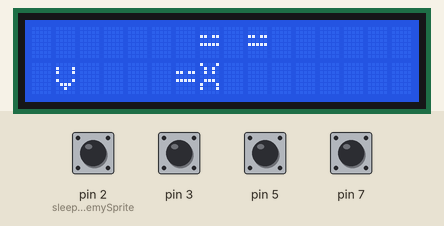
Simulated run of this sketch. Board: Arduino Uno, built with avr-gcc and run on an emulated ATmega328P. On the bench: 16×2 character LCD. The inputs (shaded band) are chosen by the test bench; at power-on: pin 2 (sleepingEnemySprite), pin 3, pin 5, pin 7 HIGH. Random numbers use the default seed unless the sketch sets one. At 20.0 s the program stops and its outputs stay as they are.

Above: at 7.7 s.
7.8 s: pin 2 (sleepingEnemySprite) pulled LOW for 0.15 s
At 10.2 s:
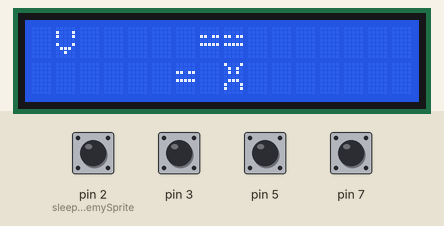
10.5 s: pin 7 pulled LOW for 0.15 s
At 11.8 s:
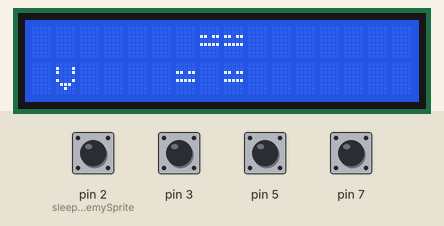
13.6 s: pin 2 (sleepingEnemySprite) pulled LOW for 1 s
At 14.4 s:
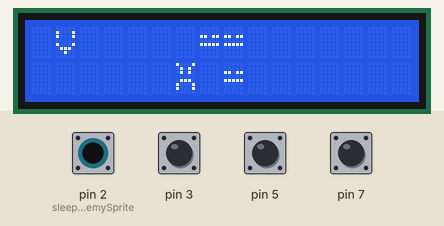
17.6 s: pin 5 pulled LOW for 1 s
At 20.6 s:
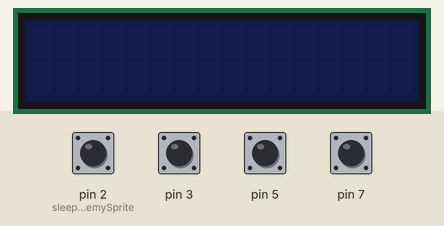
Timing chart, 0 to 21.5 s (numbered marks = the images above; inputs shaded):
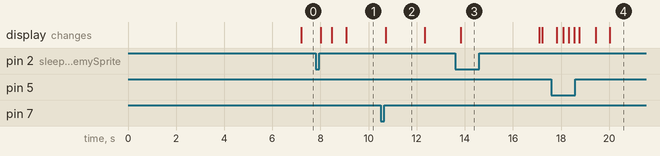

The sketch:

lcdGame.ino
```cpp
/*
  This program contains a simple game for the Arduino Uno.
  You control a smiley face, and you must navigate around enemy frowny faces to win.
  You lose if you ever share a tile with an enemy frowny face that is not asleep.
  You win by reaching the other end of the board.
  You need a 16x2 LCD in order to run this game, as well as four buttons.
  The pins associated with each button are stored in an enum in lcdGame.h, if you would like to edit them.

  Eleanore Clark
  2025.02.03
*/

#include <LiquidCrystal.h>
#include "lcdGame.h"
LiquidCrystal lcd(4, 6, 10, 11, 12, 13);

// Manually make a bunch of enemies, then store references to them in a list for easy access.
const int maxEnemies = 4;
player p(1, 1, playerSprite);
enemy e1(6, 1, enemySprite);
enemy e2(7, 0, enemySprite);
enemy e3(8, 1, enemySprite);
enemy e4(9, 0, enemySprite);
enemy* enemies[maxEnemies] = { &e1, &e2, &e3, &e4 };


void setup() {
  // General setup things
  randomSeed(analogRead(A0));
  lcd.begin(LCD_WIDTH, LCD_HEIGHT);
  initCustomChars();
  pinMode(ButtonPins::up, INPUT_PULLUP);
  pinMode(ButtonPins::right, INPUT_PULLUP);
  pinMode(ButtonPins::down, INPUT_PULLUP);
  pinMode(ButtonPins::left, INPUT_PULLUP);
  Serial.begin(9600);

  // Start screen
  lcd.setCursor(2, 0);
  lcd.print("GET TO THE");
  lcd.setCursor(1, 1);
  lcd.print("RIGHT-HAND SIDE");
  delay(2000);
}

void loop() {
  // This variable keeps track of whether the screen needs to refresh or not.
  // It's updated to true whenever anything moves,
  // and updated to false after the screen is cleared and re-drawn.
  bool needRefresh = false;

  // Move the player
  Direction dir = readButton();
  if (dir != noneDir) {
    delay(200);
    p.move(dir);
    needRefresh = true;
  }

  // Move and update the enemies
  for (int i = 0; i < maxEnemies; ++i) {
    enemies[i]->randomlyFlipAwakeness();
    ++enemies[i]->ticksSinceMoved;
    if (enemies[i]->randomlyMoveRandom()) {
      needRefresh = true;
    }
  }

  // Check if they player won/lost.
  // The player loses if they are hurt by an enemy,
  // which happens when the player shares a tile with an awake enemy.
  // The player wins if they make it to the other side of the screen.
  if (p.checkWin()) {
    exitWithMessage("YOU WIN!");
  }
  bool didLose = p.isHurtBy(enemies, maxEnemies);
  if (didLose) {
    exitWithMessage("YOU LOSE.");
  }

  // Refresh the screen if anything has moved
  if (needRefresh) {
    refresh();
  }
  delay(30);
}

// Clear the screen, then redraw the player and every enemy.
void refresh() {
  lcd.clear();
  lcd.setCursor(p.x, p.y);
  lcd.write(p.sprite);
  for (int i = 0; i < maxEnemies; ++i) {
    lcd.setCursor(enemies[i]->x, enemies[i]->y);
    lcd.write(enemies[i]->sprite);
  }
}

// Read from the four buttons on the breadboard/PCB.
// Return a direction corresponding with the button that's been pressed.
// If no button has been pressed, return noneDir.
Direction readButton() {
  bool up = !digitalRead(ButtonPins::up);
  bool right = !digitalRead(ButtonPins::right);
  bool down = !digitalRead(ButtonPins::left);
  bool left = !digitalRead(ButtonPins::down);

  if (up) return upDir;
  else if (right) return rightDir;
  else if (down) return downDir;
  else if (left) return leftDir;
  else return noneDir;
}

// Load all custom sprites into the LCD's memory.
void initCustomChars() {
  lcd.createChar(playerSprite, spriteList[playerSprite]);
  lcd.createChar(enemySprite, spriteList[enemySprite]);
  lcd.createChar(sleepingEnemySprite, spriteList[sleepingEnemySprite]);
}

// Stop the game, writing a message to the screen.
void exitWithMessage(char* msg) {
  refresh();
  lcd.setCursor(0, 0);
  lcd.print(msg);
  exit(0);
}
```

lcdGame.h
```cpp
/*
  This is a header file for my simple LCD game.
  It contains enum definitions, constant definitions, and struct definitions.
  There are no classes in the program.
*/

const int LCD_WIDTH = 16;
const int LCD_HEIGHT = 2;

// Directions. These are used to move entities around.
enum Direction {
  upDir,
  rightDir,
  downDir,
  leftDir,
  noneDir
};

// The pins attached to buttons on the breadboard/PCB.
enum ButtonPins {
  up = 2,
  down = 3,
  right = 5,
  left = 7,
};

// Use this to index the list of possible sprites immediately below.
enum Sprites {
  playerSprite = 0,
  enemySprite = 1,
  sleepingEnemySprite = 2,
};
// The custom sprites that represent various entities.
const byte spriteList[3][8] = {
  {
    B00000,
    B10001,
    B10001,
    B00000,
    B10001,
    B01110,
    B00100,
  },
  {
    B10001,
    B01010,
    B01010,
    B00000,
    B01110,
    B10001,
    B10001,
  },
  {
    B00000,
    B00000,
    B11011,
    B00000,
    B11111,
    B00000,
    B00000,
  },
};

// Entities have a sprite (what they look like)
// and a position in the form of two coordinates (where, on the LCD, the sprite is drawn.)
// They can move in any of four directions, but are constrained by the dimensions of the LCD.
struct entity {
  int x;
  int y;
  int sprite;

  // Attempt to move 1 tile in a given direction.
  // Returns true if the move is successful; false if not.
  bool move(Direction dir) {
    // Potential new coordinates to move to, depending on the direction
    int newY = y;
    int newX = x;
    bool coordChanged = false;

    switch (dir) {
      case upDir:
        --newY;
        break;
      case rightDir:
        ++newX;
        break;
      case downDir:
        ++newY;
        break;
      case leftDir:
        --newX;
        break;
      default:
        break;
    }

    // Clamp values so the entity doesn't go out-of-bounds
    if ((newX < LCD_WIDTH) and (newX > -1)) {
      x = newX;
      coordChanged = true;
    }
    if ((newY == 0) or (newY == 1)) {
      y = newY;
      coordChanged = true;
    }

    return coordChanged;
  }
};

// An enemy that is dangerous to players while awake, but harmless while asleep.
// Enemies move, sleep, and awake randomly.
struct enemy : entity {
  bool isAsleep;
  int moveCooldown;
  int ticksSinceMoved;

  enemy(int newx, int newy, int newSprite) {
    x = newx;
    y = newy;
    sprite = newSprite;
    isAsleep = false;
    moveCooldown = 100;
    ticksSinceMoved = 0;
  }

  // Has a low chance to "flip" the enemy's awake status -
  // from awake to asleep, or from asleep to awake.
  // Returns true if the flip was performed.
  bool randomlyFlipAwakeness() {
    int dice = random(100);
    if (dice < 1) {
      isAsleep = !isAsleep;
      assignSprite();
      return true;
    } else {
      return false;
    }
  }

  // Re-assign the sprite to match the enemy's awake or asleep status.
  void assignSprite() {
    if (isAsleep) {
      sprite = sleepingEnemySprite;
    } else {
      sprite = enemySprite;
    }
  }

  // Random low chance to move 1 tile in a random direction, but only if
  // it's been a certain amount of time since the last move succeeded.
  // Returns false when the enemy doesn't move -
  // either because it is asleep,
  // because it failed the dice roll,
  // or because the cooldown isn't up.
  bool randomlyMoveRandom() {
    if (!isAsleep) {
      if (ticksSinceMoved > moveCooldown) {
        int dice = random(500);
        if (dice < 10) {
          Direction randDir = random(4);
          bool moved = move(randDir);
          while (!moved) {
            randDir = random(4);
            moved = move(randDir);
          }
          return true;
        }
      }
    }
    return false;
  }
};

// A player that is hurt by enemies and wins if they move to the goal at the end of the LCD.
struct player : entity {
  player(int newx, int newy, int newSprite) {
    x = newx;
    y = newy;
    sprite = newSprite;
  }

  // When given a list of enemies,
  // check to see if the player is intersecting with any that are awake.
  // If so, the player has been hurt by the enemy, and the function returns true.
  // If they player is not intersecting with any enemies, it returns false.
  bool isHurtBy(enemy** enemies, int enemyArrLength) {
    for (int i = 0; i < enemyArrLength; ++i) {
      if ((enemies[i]->x == x) and (enemies[i]->y == y) and (!enemies[i]->isAsleep)) {
        return true;
      }
    }
    return false;
  }

  // The player wins if they make it to the far side of the screen.
  // Return true if the player has won; false if not.
  bool checkWin() {
    if (x == LCD_WIDTH-1) return true;
    else return false;
  }
};
```

Measured:
- what the display in image 2 shows lasts 1.6 s, from 10.7 s to 12.3 s
